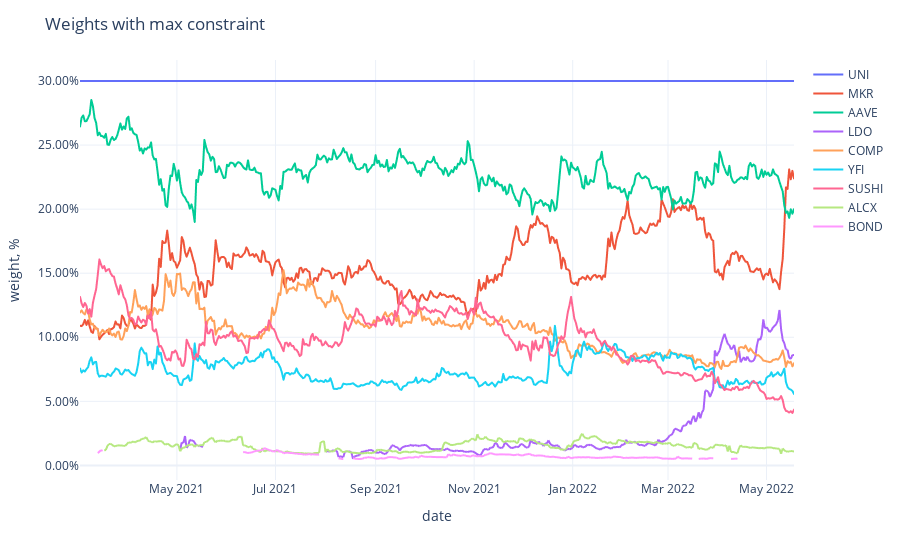

The cell this chart's notebook holds for it:
### Code cell
fig = px.line(adjusted_weights,
              labels={'value': 'weight, %', 'variable': ''})
fig.update_traces(
    hovertemplate="%{y}"
)
fig.update_yaxes(
    tickformat=".2%",
)
fig.update_xaxes(
    showspikes=True,
    spikethickness=2,
    spikedash="dot",
    spikecolor="#999999",
    spikemode="across",
)
fig.update_layout(
    hovermode="x",
    hoverdistance=100,  ## Distance to show hover label of data point
    spikedistance=1000,  ## Distance to show spike
    template='plotly_white',
    title='Weights with max constraint'
)

### Figure 1 — Plotly figure (JSON) as saved in the notebook; plotly's stock layout.template omitted (floating-point values rounded to 4 significant figures; data arrays with more than 128 entries replaced by an {"elided": "..."} marker saying what was removed)
{"data": [{"hovertemplate": "%{y}", "legendgroup": "UNI", "line": {"color": "#636efa", "dash": "solid"}, "marker": {"symbol": "circle"}, "mode": "lines", "name": "UNI", "showlegend": true, "type": "scattergl", "x": {"elided": "443 str values"}, "xaxis": "x", "y": {"elided": "443 float values"}, "yaxis": "y"}, {"hovertemplate": "%{y}", "legendgroup": "MKR", "line": {"color": "#EF553B", "dash": "solid"}, "marker": {"symbol": "circle"}, "mode": "lines", "name": "MKR", "showlegend": true, "type": "scattergl", "x": {"elided": "443 str values"}, "xaxis": "x", "y": {"elided": "443 float values"}, "yaxis": "y"}, {"hovertemplate": "%{y}", "legendgroup": "AAVE", "line": {"color": "#00cc96", "dash": "solid"}, "marker": {"symbol": "circle"}, "mode": "lines", "name": "AAVE", "showlegend": true, "type": "scattergl", "x": {"elided": "443 str values"}, "xaxis": "x", "y": {"elided": "443 float values"}, "yaxis": "y"}, {"hovertemplate": "%{y}", "legendgroup": "LDO", "line": {"color": "#ab63fa", "dash": "solid"}, "marker": {"symbol": "circle"}, "mode": "lines", "name": "LDO", "showlegend": true, "type": "scattergl", "x": {"elided": "443 str values"}, "xaxis": "x", "y": {"elided": "443 float values"}, "yaxis": "y"}, {"hovertemplate": "%{y}", "legendgroup": "COMP", "line": {"color": "#FFA15A", "dash": "solid"}, "marker": {"symbol": "circle"}, "mode": "lines", "name": "COMP", "showlegend": true, "type": "scattergl", "x": {"elided": "443 str values"}, "xaxis": "x", "y": {"elided": "443 float values"}, "yaxis": "y"}, {"hovertemplate": "%{y}", "legendgroup": "YFI", "line": {"color": "#19d3f3", "dash": "solid"}, "marker": {"symbol": "circle"}, "mode": "lines", "name": "YFI", "showlegend": true, "type": "scattergl", "x": {"elided": "443 str values"}, "xaxis": "x", "y": {"elided": "443 float values"}, "yaxis": "y"}, {"hovertemplate": "%{y}", "legendgroup": "SUSHI", "line": {"color": "#FF6692", "dash": "solid"}, "marker": {"symbol": "circle"}, "mode": "lines", "name": "SUSHI", "showlegend": true, "type": "scattergl", "x": {"elided": "443 str values"}, "xaxis": "x", "y": {"elided": "443 float values"}, "yaxis": "y"}, {"hovertemplate": "%{y}", "legendgroup": "ALCX", "line": {"color": "#B6E880", "dash": "solid"}, "marker": {"symbol": "circle"}, "mode": "lines", "name": "ALCX", "showlegend": true, "type": "scattergl", "x": {"elided": "443 str values"}, "xaxis": "x", "y": {"elided": "443 float values"}, "yaxis": "y"}, {"hovertemplate": "%{y}", "legendgroup": "BOND", "line": {"color": "#FF97FF", "dash": "solid"}, "marker": {"symbol": "circle"}, "mode": "lines", "name": "BOND", "showlegend": true, "type": "scattergl", "x": {"elided": "443 str values"}, "xaxis": "x", "y": {"elided": "443 float values"}, "yaxis": "y"}], "layout": {"autosize": true, "hoverdistance": 100, "hovermode": "x", "legend": {"title": {"text": ""}, "tracegroupgap": 0}, "margin": {"t": 60}, "spikedistance": 1000, "title": {"text": "Weights with max constraint"}, "xaxis": {"anchor": "y", "autorange": true, "domain": [0, 1], "range": ["2021-03-02", "2022-05-18"], "showspikes": true, "spikecolor": "#999999", "spikedash": "dot", "spikemode": "across", "spikethickness": 2, "title": {"text": "date"}, "type": "date"}, "yaxis": {"anchor": "x", "autorange": true, "domain": [0, 1], "range": [-0.01138, 0.3164], "tickformat": ".2%", "title": {"text": "weight, %"}, "type": "linear"}}}
